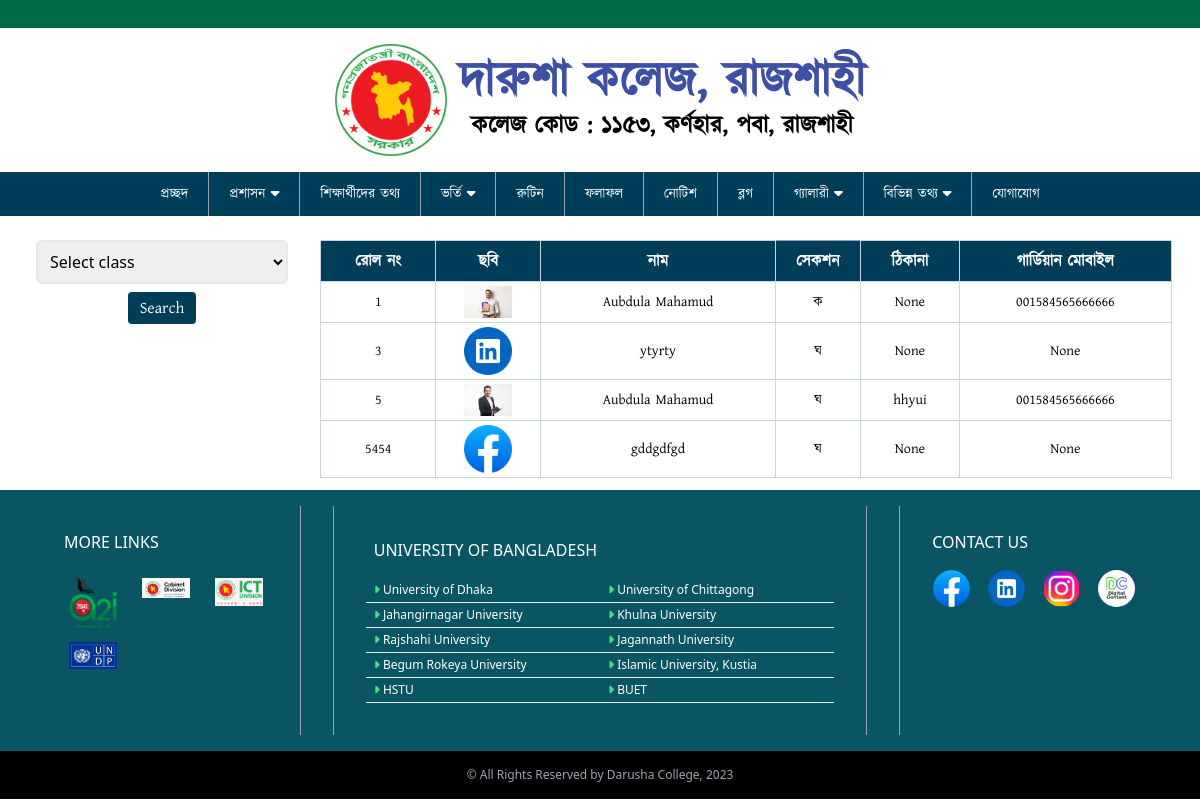
The page /students_info/ on the database as committed earlier.
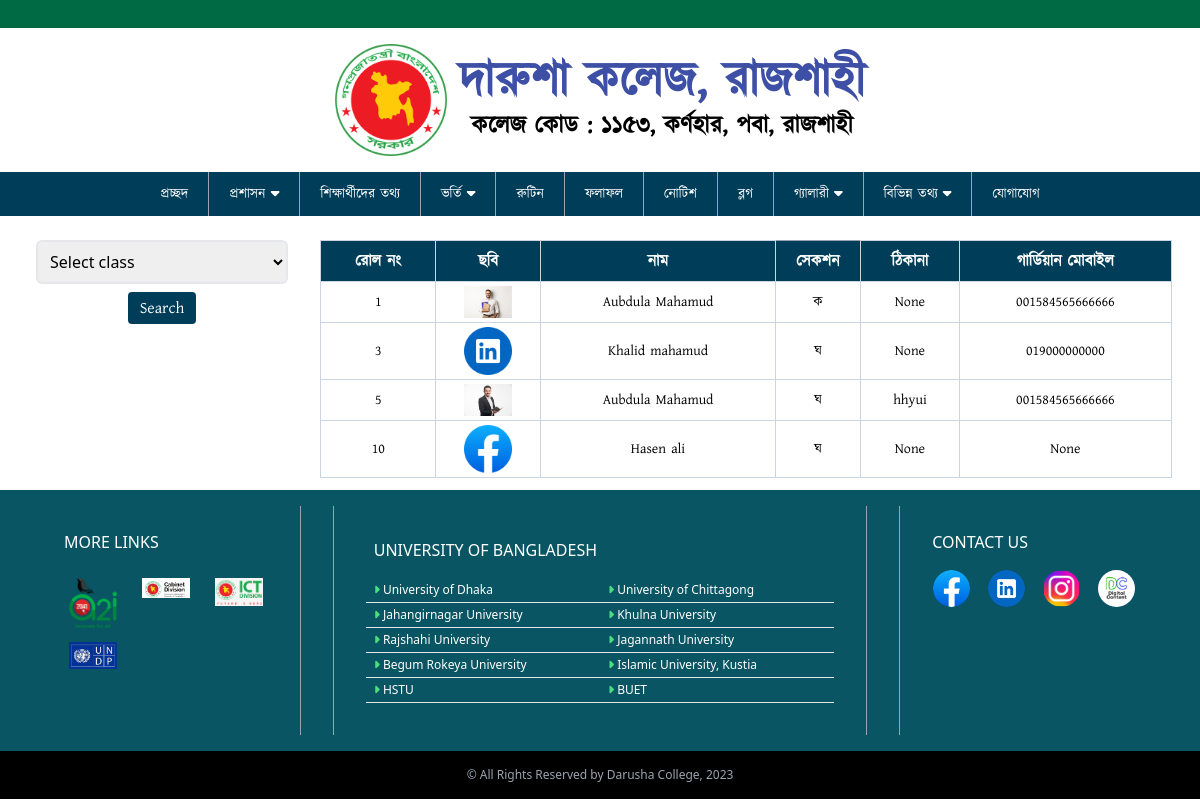
The same page on the database as committed later.
### main_app/models.py (models this page shows)
class Add_Student_info(models.Model):
    Class_Name =(
        ('class_1','class_1'),
        ('class_2','class_2'),
        ('class_3','class_3'),
        ('class_4','class_4'),
        ('class_5','class_5'),
        ('class_6','class_6'),
        ('class_7','class_7'),
        ('class_8','class_8'),
        ('class_9','class_9'),
        ('class_10','class_10'),
        ('inter_first_year','inter_first_year'),
        ('inter_second_year','inter_second_year'),
    )
    select_class = models.CharField(max_length=200,choices=Class_Name)
    student_class_roll = models.IntegerField()
    student_name = models.CharField(max_length=200)
    student_image = models.ImageField(upload_to='student_image')
    guardian_number_1 = models.CharField(max_length=15, blank=True, null=True)
    guardian_number_2 = models.CharField(max_length=15, blank=True, null=True)
    address = models.CharField(max_length=500, blank=True, null=True)
    Section =(
        ('ক','ক'),
        ('খ','খ'),
        ('গ','গ'),
        ('ঘ','ঘ'),
        ('ঙ','ঙ'),
        ('চ','চ'),
        ('ছ','ছ'),
    )
    select_sections = models.CharField(max_length=5,choices=Section)
    class Meta:
        verbose_name_plural = 'Add Student info'
        ordering = ['student_class_roll']
    def __str__(self):
        return self.student_name + ' (' + self.select_class +')' + '( ' + self.select_sections + ' )'

### main_app/views.py (the view)
# urls.py: path('students_info/',students_info ,name='students_info'),
def students_info(request):
    if request.method == 'GET':
        class_name = request.GET.get('class')
        print(class_name)
        if class_name:
            students = Add_Student_info.objects.filter(select_class=class_name)
            print(students)
        else:
            students = Add_Student_info.objects.all()
            print(students)
    context = {
        'students': students,
    }
    return render(request, 'main_app/student_info.html', context)

### main_app/templates/main_app/student_info.html (shortened to what this page needs)
{% extends 'main_app/bass.html' %}
{% block content %}
<main class="flex flex-col lg:flex-row mt-6 px-4">
    <aside class="lg:w-1/4 p-5 pt-0">
      <form action="" method="GET">
        <select
          name="class"
          required
          class="w-full border-2 rounded-md p-2 font-sans mb-2"
        >
          <option value="" selected>Select class</option>
        </select>
        <div class=" text-center">
            <button type="submit" class="bg-navBg text-white rounded py-1 px-3 ">Search</button>
        </div>
      </form>
    </aside>
    <section class="lg:w-3/4 p-3 pt-0">
      <div class="">
        <table
          class="table-auto w-full border-collapse border border-slate-400"
        >
          <thead>
            <tr class="bg-navBg text-white">
              <th class="p-2 border border-slate-300">রোল নং</th>
              <th class="p-2 border border-slate-300">ছবি</th>
              <th class="p-2 border border-slate-300">নাম</th>
              <th class="p-2border border-slate-300">সেকশন</th>
              <th class="p-2 border border-slate-300">ঠিকানা</th>
              <th class="p-2 border border-slate-300">গার্ডিয়ান মোবাইল</th>
            </tr>
          </thead>
          <tbody class="text-sm">
            {% for x in students %}
            <tr>
                <td class="text-center p-2 border border-slate-300">{{x.student_class_roll}}</td>
                <td class="p-1 text-center border border-slate-300">
                  <img
                    src="{{x.student_image.url}}" alt="" class="m-auto w-12"
                  />
                </td>
                <td class="p-2 text-center border border-slate-300">{{ x.student_name }}</td>
                <td class="p-2 text-center border border-slate-300">{{ x.select_sections }}</td>
                <td class="text-center p-2 border border-slate-300">{{ x.address }}</td>
                <td class="text-center p-2 border border-slate-300">{{ x.guardian_number_1 }}</td>
              </tr>
            {% endfor %}
          </tbody>
        </table>
      </div>
    </section>
  </main>
{% endblock %}

Rows that differ between the two databases and show on the page:
changed Add_Student_info: student_name "ytyrty" → "Khalid mahamud"; guardian_number_1 "None" → "019000000000"
changed Add_Student_info: student_class_roll "5454" → "10"; student_name "gddgdfgd" → "Hasen ali"
